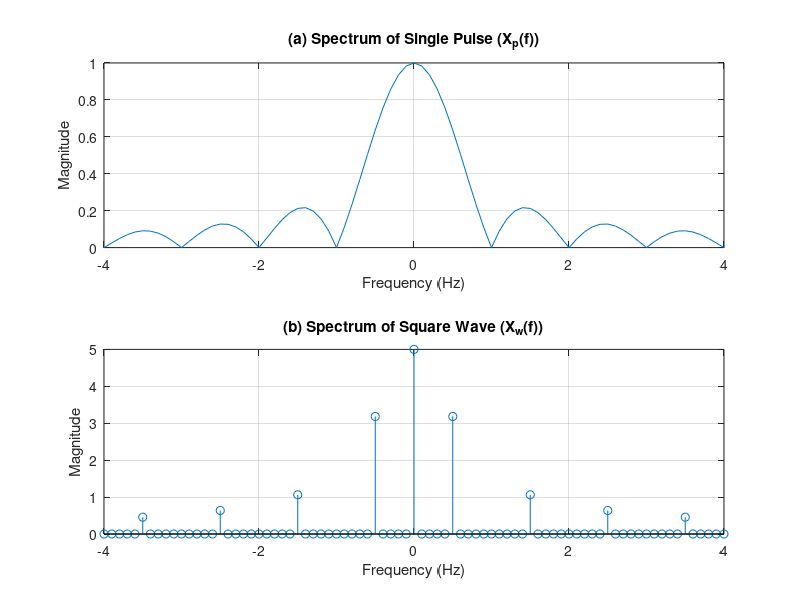

The MATLAB source for this figure:
% --- MATLAB/Octave Script for Convolution: Part (c) ---
% --- Plot and compare the spectra from (a) and (b) ---

clear; clc; close all;

% --- 1. Set up parameters ---
% Let's set T = 1 second for simplicity
T = 1;

% To get a good plot, we need a high sampling rate (fs)
% and a long time vector (num_seconds)
fs = 100;           % 100 samples per second
Ts = 1/fs;
num_seconds = 10;   % Simulate for 10 seconds
N = fs * num_seconds; % Total number of samples (1000)
t = (0:N-1) * Ts;     % Time vector from 0 to 9.99 s

% Create the frequency vector for plotting (from -fs/2 to fs/2)
f = (-N/2 : N/2-1) * (fs/N);

disp('--- Part (c): Plotting Spectra ---');
disp(['T = 1 sec, fs = 100 Hz, N = 1000 samples']);

% --- 2. Create Signal (a): The Single Pulse ---
disp('Creating signal (a): x_p(t)...');
x_p = zeros(1, N);
T_samples = T / Ts; % T = 1 sec, so T_samples = 100
% Put the pulse right in the middle (e.g., from t=4.5 to 5.5s)
start_index = (num_seconds/2 - T/2) * fs;
end_index = (num_seconds/2 + T/2) * fs - 1;
x_p(start_index : end_index) = 1;

% --- 3. Create Signal (b): The Square Wave ---
disp('Creating signal (b): x_w(t)...');
x_w = zeros(1, N);
T_p_samples = 2 * T / Ts; % Period is 2T = 200 samples
pulse_on = ones(1, T_samples);
pulse_off = zeros(1, T_samples);
one_period = [pulse_on, pulse_off];
% Repeat this pattern 5 times to fill the 1000-sample vector
x_w = repmat(one_period, 1, num_seconds / (2*T));

% --- 4. Compute the DFT/FFT of both signals ---
disp('Computing FFTs...');
% We scale by Ts*N to approximate the continuous FT magnitude
X_p_f = fftshift(fft(x_p)) * Ts; 
X_w_f = fftshift(fft(x_w)) * Ts;

% --- 5. Plot the magnitudes ---
disp('Plotting...');
figure;
subplot(2,1,1);
plot(f, abs(X_p_f));
title('(a) Spectrum of Single Pulse (X_p(f))');
xlabel('Frequency (Hz)'); ylabel('Magnitude');
xlim([-4, 4]); % Zoom in to see the first few lobes
grid on;

subplot(2,1,2);
% We use 'stem' for the square wave because its spectrum is discrete
stem(f, abs(X_w_f));
title('(b) Spectrum of Square Wave (X_w(f))');
xlabel('Frequency (Hz)'); ylabel('Magnitude');
xlim([-4, 4]); % Use the same zoom
grid on;